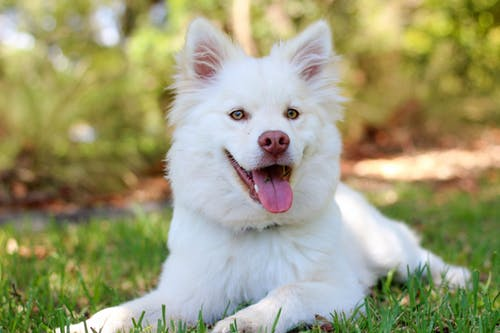
#> input picture images/dog.jpg, 500 x 333 px
$ python Rotation.py
#> lines starting #> are read from the running program, lines starting #| are printed output that depends on the picture
import cv2
import numpy as np

image = cv2.imread("../images/dog.jpg")
#> image is the input picture: shape (333, 500, 3); mean B, G, R 120.4, 157.4, 158.6
height, width = image.shape[:2]
#> height = 333; width = 500

# calculation of 2D rotation,
# cv2.getRotationMatrix2D(center,angle,scale)
rotation_matrix = cv2.getRotationMatrix2D((width/2,height/2),90,1)

rotated_image = cv2.warpAffine(image,rotation_matrix,(width,height))
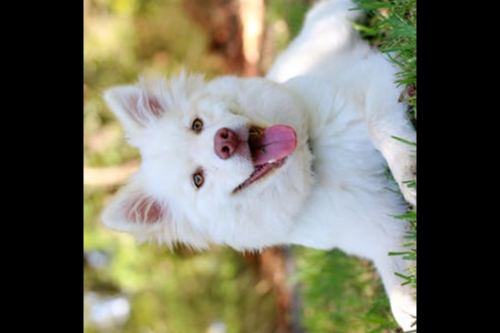
#> rotated_image: shape (333, 500, 3); mean B, G, R 96.1, 112.4, 113.2

#or in online code
#rotated_image = cv2.transpose(image)

cv2.imshow('Rotated Image', rotated_image)
cv2.waitKey()
cv2.destroyAllWindows()

$ run again, with images/gradient.jpg copied over images/dog.jpg
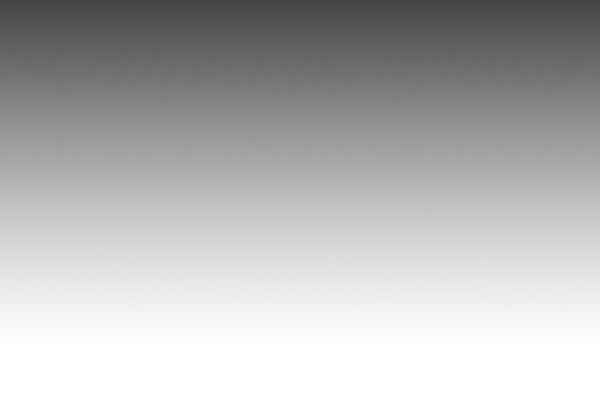
#> input picture images/gradient.jpg, 600 x 400 px
#> image is the input picture: shape (400, 600, 3); mean B, G, R 181.4, 181.4, 181.4
#> `rotated_image = cv2.warpAffine(image,rotation_matrix,(width,height))`:
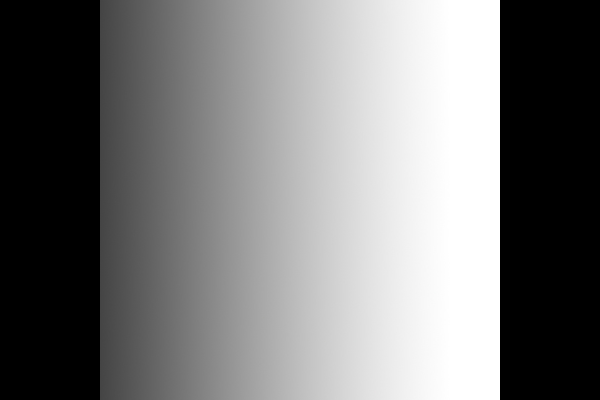
#> rotated_image: shape (400, 600, 3); mean B, G, R 121, 121, 121

$ run again, with images/scan.jpg copied over images/dog.jpg
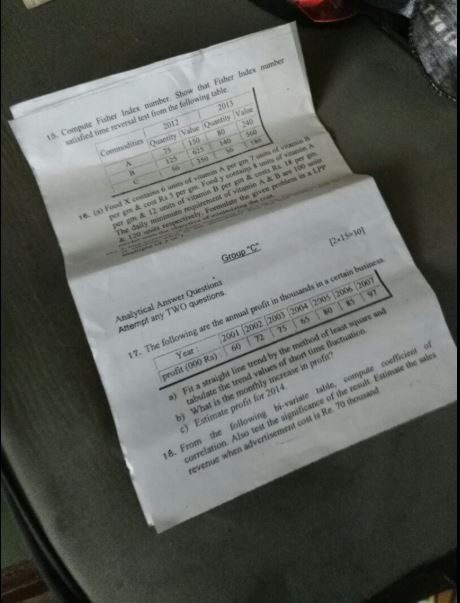
#> input picture images/scan.jpg, 460 x 603 px
#> image is the input picture: shape (603, 460, 3); mean B, G, R 93.4, 98.2, 95.2
#> `rotated_image = cv2.warpAffine(image,rotation_matrix,(width,height))`:
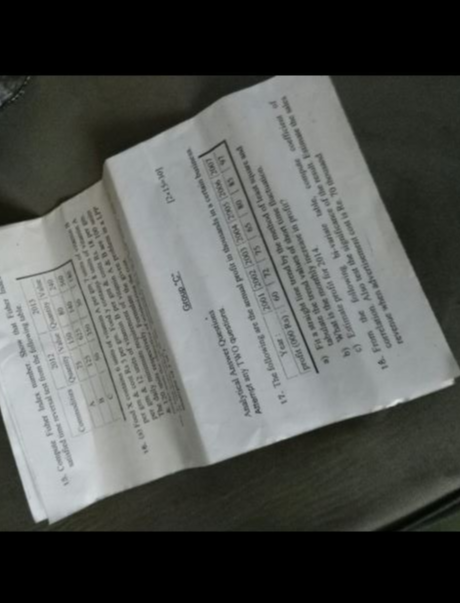
#> rotated_image: shape (603, 460, 3); mean B, G, R 82.4, 85.5, 83.1
